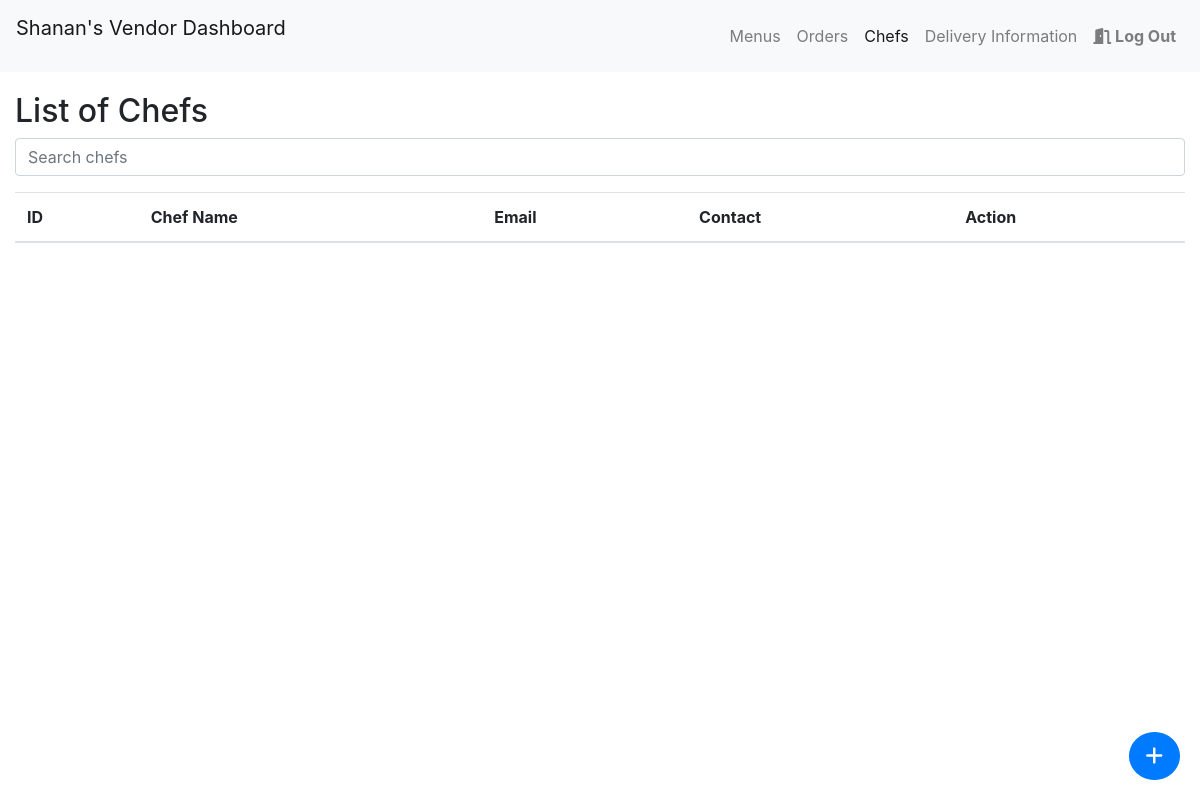
Page /chef_info.php (signed in) on the earlier database version.
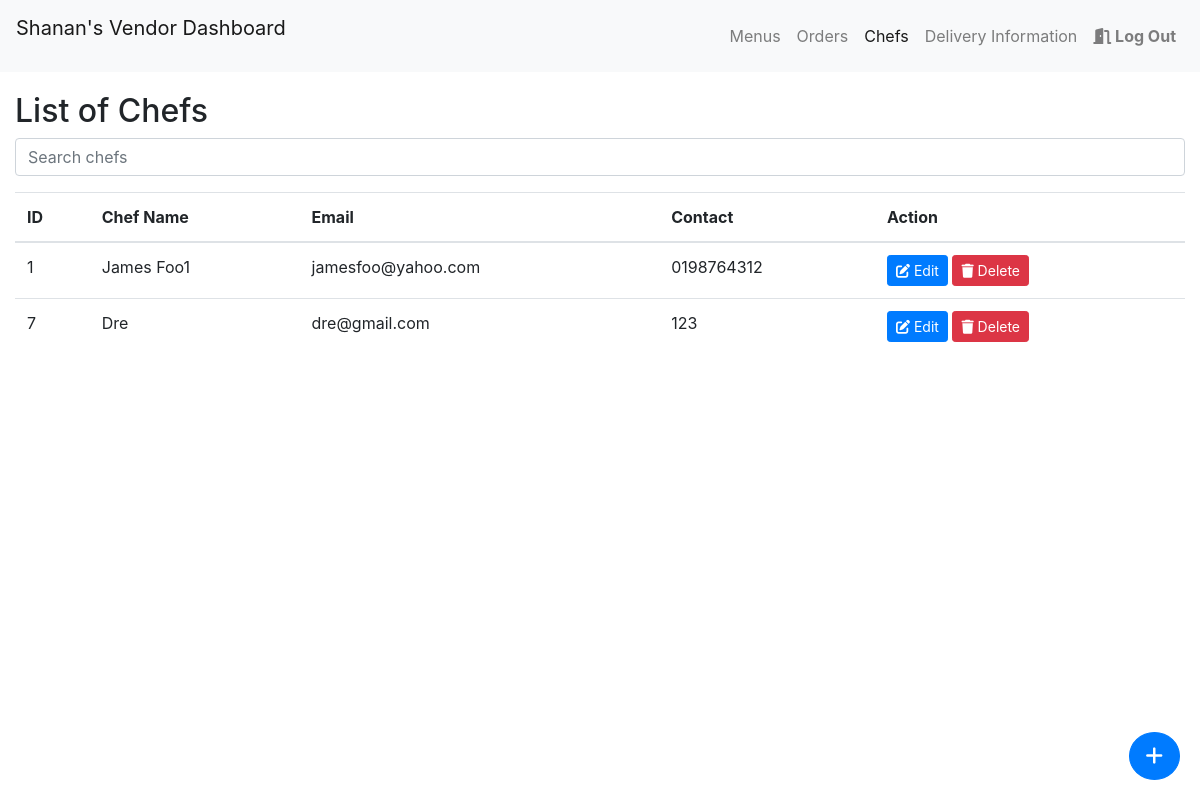
Same page on the later database version.
### tables this page shows
CREATE TABLE `chef` (
  `id` int(11) NOT NULL,
  `Chef_Name` varchar(255) NOT NULL,
  `email` varchar(100) NOT NULL,
  `password` varchar(255) NOT NULL,
  `Chef_Contact` varchar(100) NOT NULL,
  `vendor_id` int(100) NOT NULL
);

### chef_info.php (the view, shortened to what this page needs)
<?php
include 'connection.php';
$vendor_id = $_SESSION['vendor_id'];
$result = $conn->query("SELECT * FROM chef WHERE vendor_id = $vendor_id");
?>
<!DOCTYPE html>
<html lang="en">
<head>
    <link rel="stylesheet" href="https://maxcdn.bootstrapcdn.com/bootstrap/4.5.2/css/bootstrap.min.css">
</head>
<body>
<?php include 'vendornav.php'; ?>
    <div class="container-fluid mt-4">
        <br>
        <br>
        <div class="form-group">
        <h2 class="titles">List of Chefs</h2>
            <input type="text" class="form-control" id="chefSearch" placeholder="Search chefs">
        </div>
        <div class="row">
            <div class="col-md-12">
                <table class="table">
                    <thead>
                        <tr>
                            <th>ID</th>
                            <th>Chef Name</th>
                            <th>Email</th>
                            <th>Contact</th>
                            <th>Action</th>
                        </tr>
                    </thead>
                    <tbody id="chefTableBody">
                        <?php while ($chef_row = $result->fetch_assoc()) : ?>
                            <tr>
                                <td><?php echo $chef_row['id']; ?></td>
                                <td><?php echo $chef_row['Chef_Name']; ?></td>
                                <td><?php echo $chef_row['email']; ?></td>
                                <td><?php echo $chef_row['Chef_Contact']; ?></td>
                                <td>
                                    <a href="#" class="btn btn-primary btn-sm" data-toggle="modal" data-target="#editChefModal<?php echo $chef_row['id']; ?>"><i class="fa-solid fa-pen-to-square"></i> Edit</a>
                                    <a href="deletechef.php?chefid=<?php echo $chef_row['id']; ?>" class="btn btn-danger btn-sm" onclick="return confirm('Are you sure you want to delete this chef?')"><i class="fa-solid fa-trash"></i> Delete</a>
                                </td>
                            </tr>
                        <?php endwhile; ?>
                    </tbody>
                </table>
            </div>
        </div>
        <div class="floating-button">
            <div class="tooltip-container">
                <button class="btn btn-primary btn-lg rounded-circle" data-toggle="modal" data-target="#addChefModal">
                    <i class="fas fa-plus"></i>
                </button>
            </div>
        </div>
    </div>
</body>
</html>

Differences in the rows shown:
added chef: id "1", Chef_Name "James Foo1", email "jamesfoo@yahoo.com", Chef_Contact "0198764312"
added chef: id "7", Chef_Name "Dre", email "dre@gmail.com", Chef_Contact "123"
